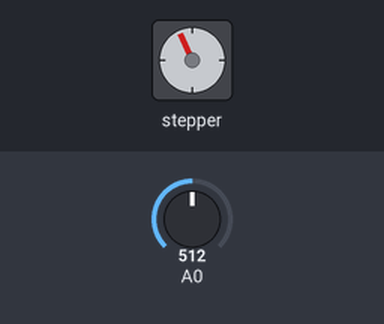
The sketch below on a simulated Arduino Uno, built with avr-gcc and run on an emulated ATmega328P. On the bench: stepper motor. Wiring (inferred from the names in the program): stepper motor driver (200 steps per turn assumed): step pin 4; direction pin 3. The test bench sets the inputs (shaded band); at power-on: A0 = 512. What the sketch prints to the serial monitor is not drawn.

Above: at 1.2 s.
1.3 s: A0 set to 1010
At 1.66 s:
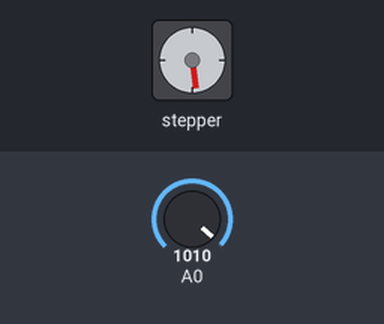
4.3 s: A0 set to 990
At 4.72 s:
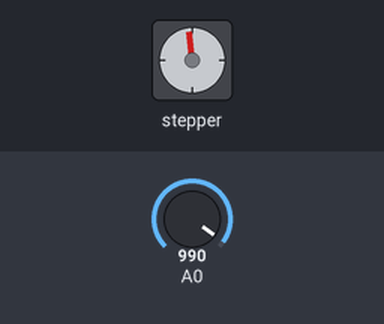
7.3 s: A0 set to 1023
At 7.74 s:
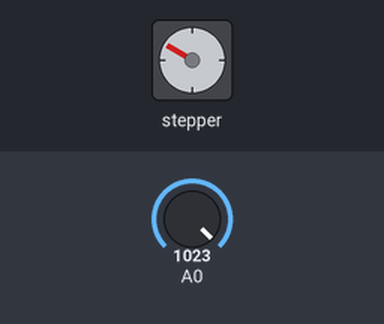
Timing chart, 0 to 16.3 s (numbered marks = the images above; inputs shaded):
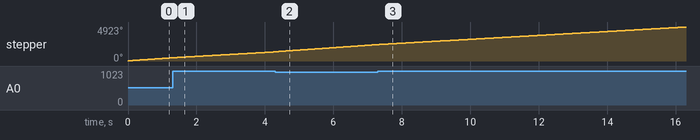

The sketch:

sketch_may13a.ino
```cpp
const int STP = 4;
const int DIR = 3;

int delay_ms;

void setup() {
  Serial.begin(9600);
  pinMode(STP, OUTPUT);
  pinMode(DIR, OUTPUT);
  digitalWrite(DIR, HIGH);
}

void loop() {
  delay_ms = analogRead(A0); // Read analog input from A0

  // Constrain the delay_ms value to be within certain limits
  if (delay_ms > 1000) {
    delay_ms = 3000;
  } else if (delay_ms < 400 && delay_ms > 100) {
    delay_ms = 600;
  } else if (delay_ms < 100) {
    delay_ms = 300;
  }

  // digitalWrite(DIR, HIGH); // The motor moves in a particular direction
  // makes 100000 pulses
  digitalWrite(STP, HIGH);
  delayMicroseconds(delay_ms);
  digitalWrite(STP, LOW);
  delayMicroseconds(delay_ms);

  Serial.println(delay_ms);


}
```
